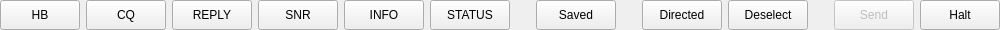
      <widget class="QWidget" name="macroHorizonalWidget" native="true">
       <property name="sizePolicy">
        <sizepolicy hsizetype="Preferred" vsizetype="Fixed">
         <horstretch>0</horstretch>
         <verstretch>0</verstretch>
        </sizepolicy>
       </property>
       <property name="minimumSize">
        <size>
         <width>0</width>
         <height>30</height>
        </size>
       </property>
       <property name="maximumSize">
        <size>
         <width>16777215</width>
         <height>30</height>
        </size>
       </property>
       <layout class="QGridLayout" name="gridLayout">
        <property name="leftMargin">
         <number>0</number>
        </property>
        <property name="topMargin">
         <number>0</number>
        </property>
        <property name="rightMargin">
         <number>0</number>
        </property>
        <property name="bottomMargin">
         <number>0</number>
        </property>
        <item row="1" column="13">
         <widget class="QPushButton" name="queryButton">
          <property name="minimumSize">
           <size>
            <width>0</width>
            <height>30</height>
           </size>
          </property>
          <property name="toolTip">
           <string>&lt;html&gt;&lt;head/&gt;&lt;body&gt;&lt;p&gt;Send a directed message to another station&lt;/p&gt;&lt;/body&gt;&lt;/html&gt;</string>
          </property>
          <property name="text">
           <string>Directed</string>
          </property>
         </widget>
        </item>
        <item row="1" column="4">
         <widget class="QPushButton" name="snrMacroButton">
          <property name="minimumSize">
           <size>
            <width>0</width>
            <height>30</height>
           </size>
          </property>
          <property name="toolTip">
           <string>&lt;html&gt;&lt;head/&gt;&lt;body&gt;&lt;p&gt;Send an signal report&lt;/p&gt;&lt;/body&gt;&lt;/html&gt;</string>
          </property>
          <property name="text">
           <string>SNR</string>
          </property>
         </widget>
        </item>
        <item row="1" column="7">
         <spacer name="horizontalSpacer_11">
          <property name="orientation">
           <enum>Qt::Orientation::Horizontal</enum>
          </property>
          <property name="sizeType">
           <enum>QSizePolicy::Policy::Preferred</enum>
          </property>
          <property name="sizeHint" stdset="0">
           <size>
            <width>20</width>
            <height>10</height>
           </size>
          </property>
         </spacer>
        </item>
        <item row="1" column="0">
         <widget class="QPushButton" name="hbMacroButton">
          <property name="minimumSize">
           <size>
            <width>0</width>
            <height>30</height>
           </size>
          </property>
          <property name="toolTip">
           <string>&lt;html&gt;&lt;head/&gt;&lt;body&gt;&lt;p align=&quot;justify&quot;&gt;Send a Heartbeat message&lt;/p&gt;&lt;/body&gt;&lt;/html&gt;</string>
          </property>
          <property name="autoFillBackground">
           <bool>true</bool>
          </property>
          <property name="styleSheet">
           <string notr="true">QPushButton:checked { 
  font-weight:bold;
  color:black;
}</string>
          </property>
          <property name="text">
           <string>HB</string>
          </property>
          <property name="checkable">
           <bool>true</bool>
          </property>
         </widget>
        </item>
        <item row="1" column="8">
         <widget class="QPushButton" name="macrosMacroButton">
          <property name="minimumSize">
           <size>
            <width>0</width>
            <height>30</height>
           </size>
          </property>
          <property name="toolTip">
           <string>&lt;html&gt;&lt;head/&gt;&lt;body&gt;&lt;p&gt;Send a saved message&lt;/p&gt;&lt;/body&gt;&lt;/html&gt;</string>
          </property>
          <property name="text">
           <string>Saved</string>
          </property>
         </widget>
        </item>
        <item row="1" column="5">
         <widget class="QPushButton" name="infoMacroButton">
          <property name="minimumSize">
           <size>
            <width>0</width>
            <height>30</height>
           </size>
          </property>
          <property name="toolTip">
           <string>&lt;html&gt;&lt;head/&gt;&lt;body&gt;&lt;p&gt;Send your station information message&lt;/p&gt;&lt;/body&gt;&lt;/html&gt;</string>
          </property>
          <property name="text">
           <string>INFO</string>
          </property>
         </widget>
        </item>
        <item row="1" column="1">
         <widget class="QPushButton" name="cqMacroButton">
          <property name="minimumSize">
           <size>
            <width>0</width>
            <height>30</height>
           </size>
          </property>
          <property name="toolTip">
           <string>&lt;html&gt;&lt;head/&gt;&lt;body&gt;&lt;p&gt;Send a CQ message&lt;/p&gt;&lt;/body&gt;&lt;/html&gt;</string>
          </property>
          <property name="autoFillBackground">
           <bool>true</bool>
          </property>
          <property name="styleSheet">
           <string notr="true">QPushButton:checked { 
  font-weight:bold;
  color:black;
}</string>
          </property>
          <property name="text">
           <string>CQ</string>
          </property>
          <property name="checkable">
           <bool>true</bool>
          </property>
          <property name="flat">
           <bool>false</bool>
          </property>
         </widget>
        </item>
        <item row="1" column="17">
         <widget class="QPushButton" name="startTxButton">
          <property name="enabled">
           <bool>false</bool>
          </property>
          <property name="minimumSize">
           <size>
            <width>0</width>
            <height>30</height>
           </size>
          </property>
          <property name="toolTip">
           <string>&lt;html&gt;&lt;head/&gt;&lt;body&gt;&lt;p&gt;Start transmitting&lt;/p&gt;&lt;/body&gt;&lt;/html&gt;</string>
          </property>
          <property name="autoFillBackground">
           <bool>false</bool>
          </property>
          <property name="styleSheet">
           <string notr="true">QPushButton:checked {
background-color: #22FF22;
color:#222;
}
QPushButton[transmitting=&quot;true&quot;]{
background:#FF2222;
color:#222;
}</string>
          </property>
          <property name="text">
           <string>Send</string>
          </property>
          <property name="checkable">
           <bool>true</bool>
          </property>
         </widget>
        </item>
        <item row="1" column="14">
         <widget class="QPushButton" name="deselectButton">
          <property name="sizePolicy">
           <sizepolicy hsizetype="Minimum" vsizetype="Fixed">
            <horstretch>0</horstretch>
            <verstretch>0</verstretch>
           </sizepolicy>
          </property>
          <property name="minimumSize">
           <size>
            <width>0</width>
            <height>30</height>
           </size>
          </property>
          <property name="toolTip">
           <string>&lt;html&gt;&lt;head/&gt;&lt;body&gt;&lt;p&gt;Deselect the current callsign for directed messaging&lt;/p&gt;&lt;/body&gt;&lt;/html&gt;</string>
          </property>
          <property name="text">
           <string>Deselect</string>
          </property>
         </widget>
        </item>
        <item row="1" column="16">
         <spacer name="horizontalSpacer_5">
          <property name="orientation">
           <enum>Qt::Orientation::Horizontal</enum>
          </property>
          <property name="sizeType">
           <enum>QSizePolicy::Policy::Preferred</enum>
          </property>
          <property name="sizeHint" stdset="0">
           <size>
            <width>20</width>
            <height>10</height>
           </size>
          </property>
         </spacer>
        </item>
        <item row="1" column="9">
         <spacer name="horizontalSpacerSavedDirected">
          <property name="orientation">
           <enum>Qt::Orientation::Horizontal</enum>
          </property>
          <property name="sizeType">
           <enum>QSizePolicy::Policy::Preferred</enum>
          </property>
          <property name="sizeHint" stdset="0">
           <size>
            <width>20</width>
            <height>10</height>
           </size>
          </property>
         </spacer>
        </item>
        <item row="1" column="3">
         <widget class="QPushButton" name="replyMacroButton">
          <property name="minimumSize">
           <size>
            <width>0</width>
            <height>30</height>
           </size>
          </property>
          <property name="toolTip">
           <string>&lt;html&gt;&lt;head/&gt;&lt;body&gt;&lt;p&gt;Reply to a CQ&lt;/p&gt;&lt;/body&gt;&lt;/html&gt;</string>
          </property>
          <property name="text">
           <string>REPLY</string>
          </property>
         </widget>
        </item>
        <item row="1" column="18">
         <widget class="QPushButton" name="stopTxButton">
          <property name="minimumSize">
           <size>
            <width>75</width>
            <height>30</height>
           </size>
          </property>
          <property name="toolTip">
           <string>&lt;html&gt;&lt;head/&gt;&lt;body&gt;&lt;p&gt;Stop transmitting&lt;/p&gt;&lt;/body&gt;&lt;/html&gt;</string>
          </property>
          <property name="text">
           <string>Halt</string>
          </property>
         </widget>
        </item>
        <item row="1" column="6">
         <widget class="QPushButton" name="statusMacroButton">
          <property name="minimumSize">
           <size>
            <width>0</width>
            <height>30</height>
           </size>
          </property>
          <property name="toolTip">
           <string>Send your station status message</string>
          </property>
          <property name="text">
           <string>STATUS</string>
          </property>
         </widget>
        </item>
       </layout>
      </widget>
